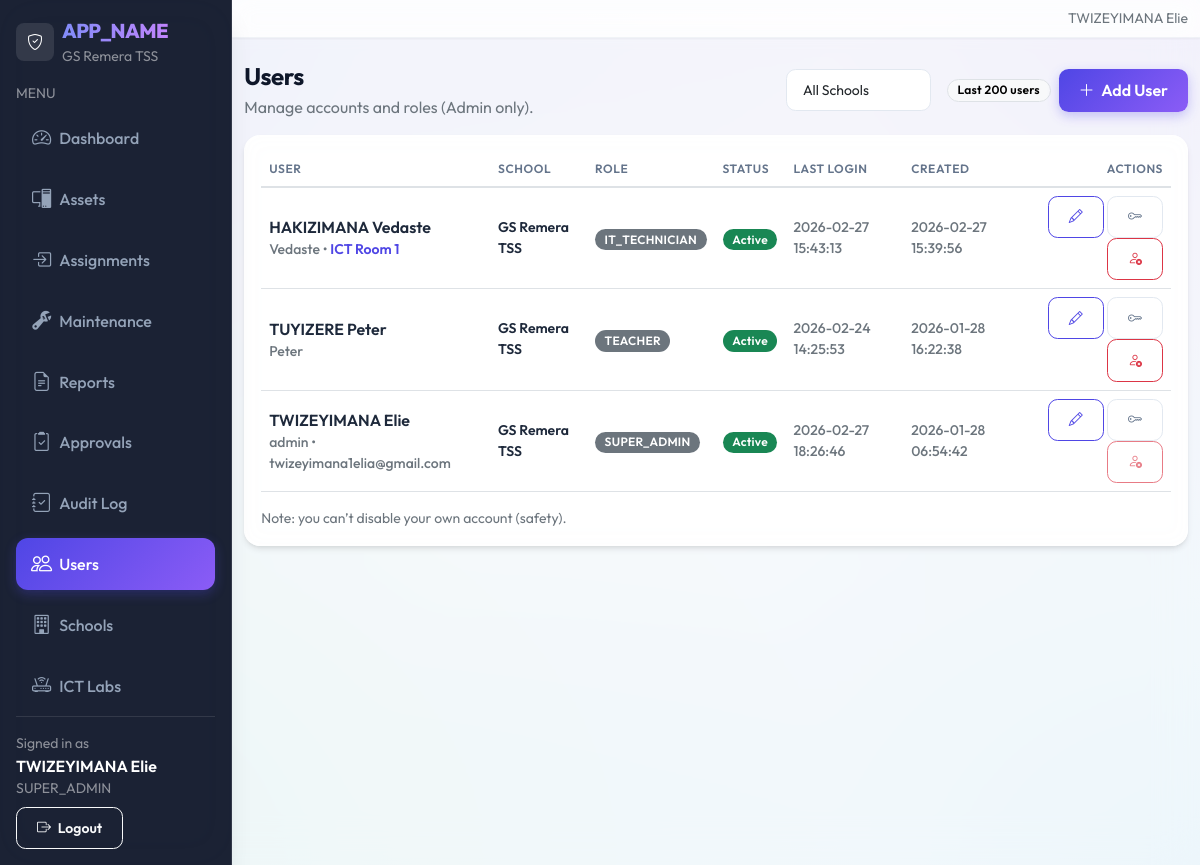
The app's page /admin/users/index.php (signed in), older data.
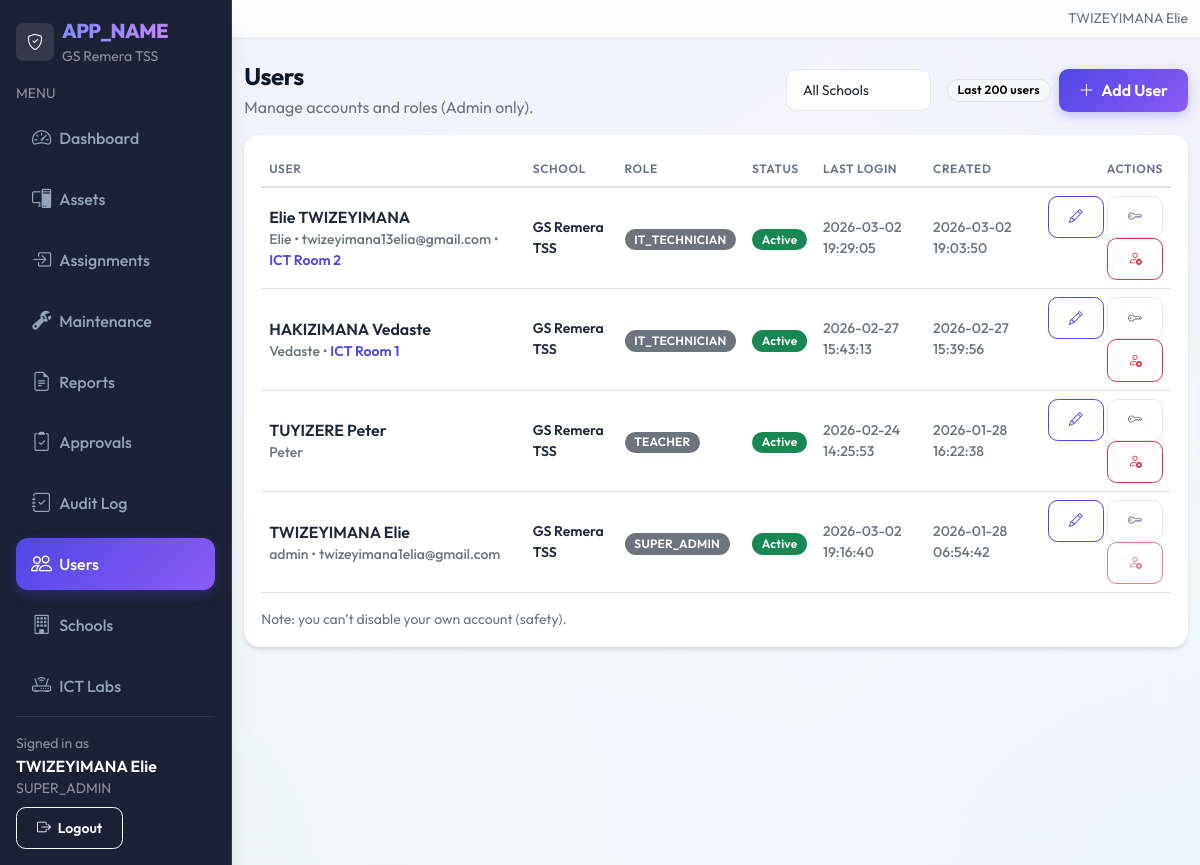
The same page, newer data.
### tables this page shows
CREATE TABLE `users` (
  `id` int(10) UNSIGNED NOT NULL,
  `school_id` int(10) UNSIGNED NOT NULL,
  `role_id` int(10) UNSIGNED NOT NULL,
  `location_id` int(10) UNSIGNED DEFAULT NULL,
  `username` varchar(50) NOT NULL,
  `full_name` varchar(120) NOT NULL,
  `email` varchar(120) DEFAULT NULL,
  `password_hash` varchar(255) NOT NULL,
  `is_active` tinyint(1) NOT NULL DEFAULT '1',
  `last_login_at` datetime DEFAULT NULL,
  `created_at` datetime NOT NULL DEFAULT CURRENT_TIMESTAMP,
  `updated_at` datetime DEFAULT NULL ON UPDATE CURRENT_TIMESTAMP
);

CREATE TABLE `locations` (
  `id` int(10) UNSIGNED NOT NULL,
  `school_id` int(10) UNSIGNED NOT NULL,
  `name` varchar(80) NOT NULL
);

CREATE TABLE `schools` (
  `id` int(10) UNSIGNED NOT NULL,
  `name` varchar(120) NOT NULL,
  `address` text,
  `created_at` datetime NOT NULL DEFAULT CURRENT_TIMESTAMP
);

CREATE TABLE `roles` (
  `id` int(10) UNSIGNED NOT NULL,
  `name` varchar(50) NOT NULL,
  `description` varchar(255) DEFAULT NULL
);

### includes/url.php (called while the page is built, shortened)
<?php
function base_url(): string
{
  $b = defined('BASE_URL') ? (string)BASE_URL : '';
  $b = rtrim($b, '/');
  return $b;
}
function url(string $path): string
{
  $full = base_url() . $path;
  return $full === '' ? '/' : $full;
}

### includes/auth.php (called while the page is built, shortened)
<?php
require_once __DIR__ . '/url.php';
function auth_user(): ?array
{
  return $_SESSION['user'] ?? null;
}
function is_super_admin(): bool
{
  $user = auth_user();
  return ($user['role'] ?? '') === 'super_admin';
}

### admin/users/index.php (the view, shortened to what the changed rows need)
<?php
require_once __DIR__ . '/../../includes/auth.php';
require_once __DIR__ . '/../../includes/layout.php';
require_once __DIR__ . '/../../includes/url.php';
$pdo = db();
$isSuper = is_super_admin();
$params = [];
$query = "
  SELECT u.id, u.username, u.full_name, u.email, u.is_active, u.last_login_at, u.created_at,
         r.name AS role, s.name AS school_name, l.name AS location_name
  FROM users u
  JOIN roles r ON r.id = u.role_id
  JOIN schools s ON s.id = u.school_id
  LEFT JOIN locations l ON l.id = u.location_id
";
$query .= " ORDER BY u.id DESC LIMIT 200";
$stmt = $pdo->prepare($query);
$stmt->execute($params);
$users = $stmt->fetchAll();
layout_header('Users', 'users');
$me = auth_user();
$myId = $me ? (int)$me['id'] : 0;
?>
<div class="d-flex align-items-center justify-content-between flex-wrap gap-2 mb-3">
  <div>
    <h1 class="h4 mb-1">Users</h1>
  </div>
</div>
<div class="card table-card">
  <div class="card-body">
    <div class="table-responsive">
      <table class="table align-middle">
        <thead>
          <tr class="text-secondary small">
            <th>User</th>
            <?php if ($isSuper): ?><th>School</th><?php endif; ?>
            <th>Role</th>
            <th>Status</th>
            <th>Last Login</th>
            <th>Created</th>
            <th class="text-end">Actions</th>
          </tr>
        </thead>
        <tbody>
          <?php foreach ($users as $u): ?>
            <tr>
              <td>
                <div class="fw-semibold"><?php echo htmlspecialchars($u['full_name']); ?></div>
                <div class="small text-secondary">
                  <?php echo htmlspecialchars($u['username']); ?>
                  <?php if (!empty($u['email'])): ?> • <?php echo htmlspecialchars($u['email']); ?><?php endif; ?>
                  <?php if (!empty($u['location_name'])): ?> • <span class="text-primary fw-semibold"><?php echo htmlspecialchars($u['location_name']); ?></span><?php endif; ?>
                </div>
              </td>
              <?php if ($isSuper): ?>
                <td><div class="small fw-semibold"><?php echo htmlspecialchars($u['school_name']); ?></div></td>
              <?php endif; ?>
              <td><span class="badge text-bg-secondary text-uppercase"><?php echo htmlspecialchars($u['role']); ?></span></td>
              <td>
                <?php if ((int)$u['is_active'] === 1): ?>
                  <span class="badge text-bg-success">Active</span>
                <?php else: ?>
                  <span class="badge text-bg-danger">Disabled</span>
                <?php endif; ?>
              </td>
              <td class="small text-secondary"><?php echo htmlspecialchars($u['last_login_at'] ?: '-'); ?></td>
              <td class="small text-secondary"><?php echo htmlspecialchars($u['created_at']); ?></td>
              <td class="text-end">
                <a class="btn btn-sm btn-outline-primary"
                   href="<?php echo htmlspecialchars(url('/admin/users/edit.php')); ?>?id=<?php echo (int)$u['id']; ?>">
                  <i class="bi bi-pencil"></i>
                </a>
                <a class="btn btn-sm btn-outline-secondary"
                   href="<?php echo htmlspecialchars(url('/admin/users/reset_password.php')); ?>?id=<?php echo (int)$u['id']; ?>">
                  <i class="bi bi-key"></i>
                </a>
                <form method="post" action="<?php echo htmlspecialchars(url('/admin/users/toggle_active.php')); ?>"
                      class="d-inline">
                  <?php
                    $isMe = ((int)$u['id'] === $myId);
                    $btnClass = ((int)$u['is_active'] === 1) ? 'btn-outline-danger' : 'btn-outline-success';
                    $icon = ((int)$u['is_active'] === 1) ? 'bi-person-x' : 'bi-person-check';
                    $label = ((int)$u['is_active'] === 1) ? 'Disable' : 'Activate';
                  ?>
                  <button class="btn btn-sm <?php echo $btnClass; ?>"
                          type="submit"
                          <?php echo $isMe ? 'disabled' : ''; ?>
                          data-confirm="<?php echo $isMe ? '' : ($label . ' this user?'); ?>">
                    <i class="bi <?php echo $icon; ?>"></i>
                  </button>
                </form>
              </td>
            </tr>
          <?php endforeach; ?>
        </tbody>
      </table>
    </div>
  </div>
</div>
<?php layout_footer(); ?>

### includes/layout.php (shortened to what the changed rows need)
<?php
require_once __DIR__ . '/auth.php';
require_once __DIR__ . '/url.php';
function layout_header(string $title, string $active = ''): void
{
  $user = auth_user();
  $role = $user['role'] ?? '';
  $fullName = $user['full_name'] ?? '';
  $navItems = [
    ['label' => 'Dashboard',    'icon' => 'bi-speedometer2',      'href' => url('/index.php'),                         'key' => 'dashboard',   'roles' => ['super_admin','it_technician','teacher','head_teacher']],
    ['label' => 'Assets',       'icon' => 'bi-pc-display',        'href' => url('/admin/assets/index.php'),            'key' => 'assets',      'roles' => ['super_admin','it_technician','teacher','head_teacher']],
    ['label' => 'Assignments',  'icon' => 'bi-box-arrow-in-right','href' => url('/teacher/assignments/index.php'),     'key' => 'assignments', 'roles' => ['super_admin','it_technician','teacher','head_teacher']],
    ['label' => 'Maintenance',  'icon' => 'bi-wrench-adjustable', 'href' => url('/teacher/maintenance/index.php'),     'key' => 'maintenance', 'roles' => ['super_admin','it_technician','teacher','head_teacher']],
    ['label' => 'Reports',      'icon' => 'bi-file-earmark-text', 'href' => url('/reports/index.php'),                 'key' => 'reports',     'roles' => ['super_admin','it_technician','head_teacher']],
    ['label' => 'Approvals',    'icon' => 'bi-clipboard2-check',  'href' => url('/admin/approvals/index.php'),          'key' => 'approvals',   'roles' => ['super_admin','head_teacher']],
    ['label' => 'Audit Log',    'icon' => 'bi-journal-check',     'href' => url('/admin/audit/index.php'),             'key' => 'audit',       'roles' => ['super_admin','it_technician']],
    ['label' => 'Users',        'icon' => 'bi-people',            'href' => url('/admin/users/index.php'),             'key' => 'users',       'roles' => ['super_admin']],
    ['label' => 'Schools',      'icon' => 'bi-building',          'href' => url('/admin/schools/index.php'),           'key' => 'schools',     'roles' => ['super_admin']],
    ['label' => 'ICT Labs',     'icon' => 'bi-router',            'href' => url('/admin/locations/index.php'),         'key' => 'locations',   'roles' => ['super_admin']],
  ];
  ?>
  <!doctype html>
  <html lang="en">
  <head>
    <link href="https://cdn.jsdelivr.net/npm/bootstrap@5.3.3/dist/css/bootstrap.min.css" rel="stylesheet">
    <link href="https://cdn.jsdelivr.net/npm/bootstrap-icons@1.11.3/font/bootstrap-icons.min.css" rel="stylesheet">
    <link href="<?php echo htmlspecialchars(url('/assets/css/app.css')); ?>" rel="stylesheet">
  </head>
  <body>
    <div class="d-flex app-shell">
      <aside class="sidebar d-none d-md-flex flex-column p-3">
        <nav class="nav nav-pills flex-column gap-1">
          <?php foreach ($navItems as $item): ?>
            <a class="nav-link <?php echo ($active === $item['key']) ? 'active' : ''; ?>"
               href="<?php echo htmlspecialchars($item['href']); ?>">
              <i class="bi <?php echo htmlspecialchars($item['icon']); ?> me-2"></i>
              <?php echo htmlspecialchars($item['label']); ?>
            </a>
          <?php endforeach; ?>
        </nav>
        <div class="mt-auto pt-3 border-top border-white border-opacity-10">
          <div class="text-white-50 small">Signed in as</div>
          <div class="text-white fw-semibold"><?php echo htmlspecialchars($fullName ?: 'User'); ?></div>
          <div class="text-white-50 small text-uppercase"><?php echo htmlspecialchars($role ?: '-'); ?></div>
          <div class="mt-2">
            <a class="btn btn-sm btn-outline-light" href="<?php echo htmlspecialchars(url('/auth/logout.php')); ?>">
            </a>
          </div>
        </div>
      </aside>
      <main class="content">
        <nav class="navbar navbar-expand bg-white border-bottom">
          <div class="container-fluid">
            <div class="ms-auto d-flex align-items-center gap-2">
              <span class="text-secondary small d-none d-sm-inline">
                <?php echo htmlspecialchars($fullName ?: ''); ?>
              </span>
            </div>
          </div>
        </nav>
        <div class="container-fluid py-4">
  <?php
}
function layout_footer(): void
{
  ?>
        </div>
      </main>
    </div>
  </body>
  </html>
  <?php
}

Row changes from the older to the newer data that the page shows:
changed users "TWIZEYIMANA Elie": last_login_at "2026-02-27 18:26:46" → "2026-03-02 19:16:40"
added users: full_name "Elie TWIZEYIMANA", username "Elie", email "twizeyimana13elia@gmail.com", location.name "ICT Room 2", school.name "GS Remera TSS", role.name "IT_TECHNICIAN", is_active "Active", last_login_at "2026-03-02 19:29:05", created_at "2026-03-02 19:03:50"
